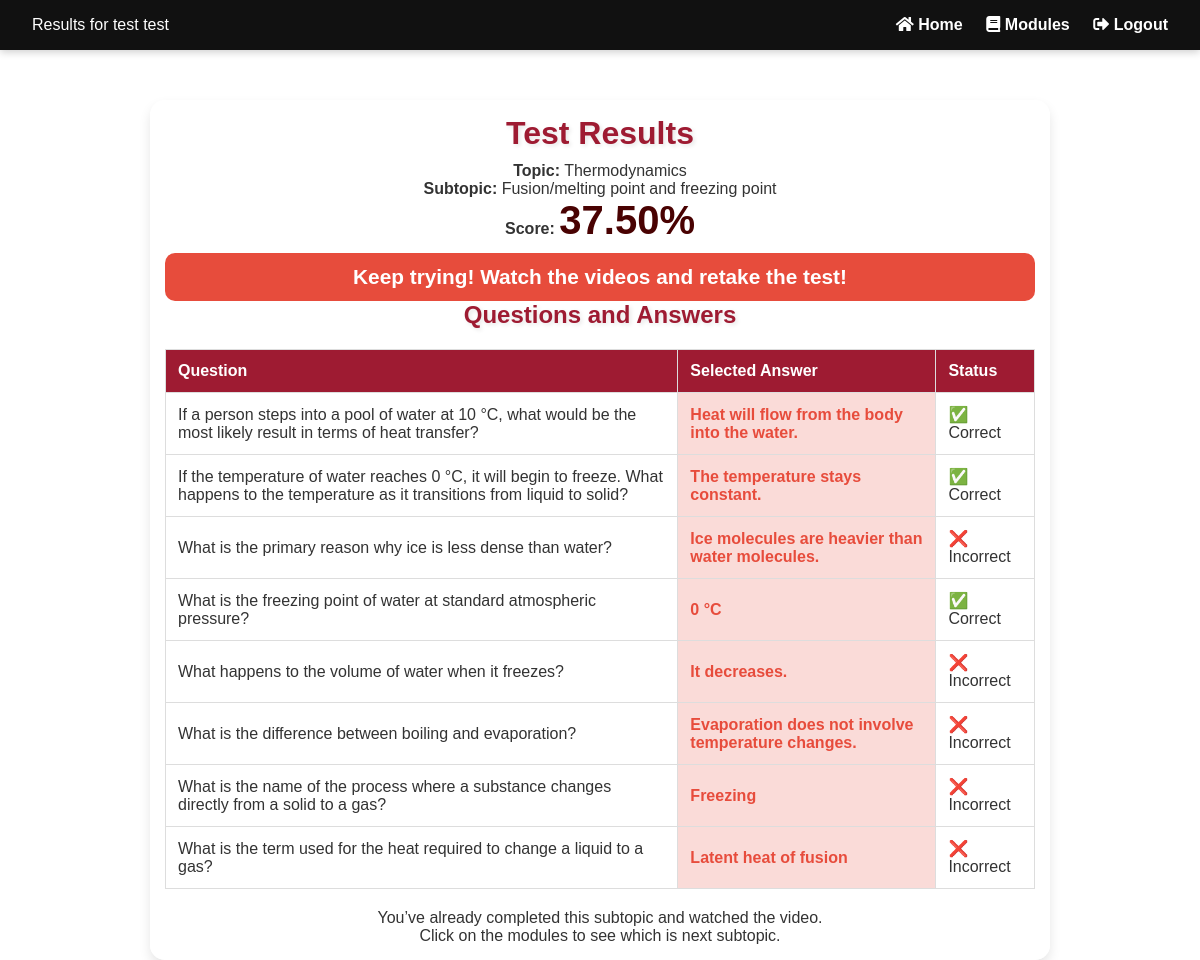
/test-results/1/1/ (signed in), run on the app's committed database.
### my_app/models.py (models this page shows, shortened)
class Topic(models.Model):
    topic_id = models.AutoField(primary_key=True)
    topic_name = models.CharField(max_length=30)
    topic_order = models.IntegerField()

class Subtopic(models.Model):
    topic = models.ForeignKey(Topic, related_name="subtopics", on_delete=models.CASCADE)
    subtopic_id = models.AutoField(primary_key=True)
    subtopic_name = models.CharField(max_length=255)
    subtopic_order_number = models.IntegerField()

class Assessment(models.Model):
    assessment_id = models.AutoField(primary_key=True)
    student = models.ForeignKey(Student, on_delete=models.CASCADE, to_field="student_id")
    date_taken = models.DateTimeField(auto_now_add=True)
    score = models.DecimalField(max_digits=5, decimal_places=2, default=0.00)
    topic = models.ForeignKey(Topic, related_name="assessments", on_delete=models.CASCADE)
    subtopic = models.ForeignKey(Subtopic, related_name="assessments", on_delete=models.CASCADE)
    level = models.CharField(max_length=15)
    questions = models.ManyToManyField(Question)

class AssessmentResponse(models.Model):
    response_id = models.AutoField(primary_key=True)
    assessment = models.ForeignKey(Assessment, on_delete=models.CASCADE)
    question = models.ForeignKey(Question, on_delete=models.CASCADE)
    selected_option = models.ForeignKey(Option, on_delete=models.SET_NULL, null=True)

class Question(models.Model):
    question_id = models.AutoField(primary_key=True)
    question_text = models.TextField()
    topic = models.ForeignKey(Topic, related_name="questions", on_delete=models.CASCADE)
    subtopic = models.ForeignKey(Subtopic, related_name="questions", on_delete=models.CASCADE)
    assigned_at = models.IntegerField(choices=[(0, 'Before Assignment'), (1, 'After Assignment')], default=0)
    difficulty_level = models.CharField(max_length=15, choices=[
        ('Beginner', 'Beginner'),
        ('Intermediate', 'Intermediate'),
        ('Advanced', 'Advanced'),
    ])

class Option(models.Model):
    option_id = models.AutoField(primary_key=True)
    question = models.ForeignKey(Question, on_delete=models.CASCADE, related_name="options")
    option_text = models.CharField(max_length=255)
    is_correct = models.BooleanField(default=False)

### my_app/views.py (the view)
# urls.py: path('test-results/<int:topic_id>/<int:subtopic_id>/', test_results, name='test_results'),
@login_required
def test_results(request, topic_id, subtopic_id):
    student = get_object_or_404(Student, user=request.user)
    if not student.can_take_experimental_test:
        try:
            topic = get_object_or_404(Topic, topic_id=topic_id)
            subtopic = get_object_or_404(Subtopic, subtopic_id=subtopic_id, topic=topic)
            assessment = Assessment.objects.filter(student=student, topic=topic).order_by("-date_taken").first()
            if not assessment:
                return JsonResponse({"error": "No assessment data found for this topic."}, status=404)
            responses = AssessmentResponse.objects.filter(assessment=assessment)
            score = assessment.score
            video_progress_entries = VideoProgress.objects.filter(student=student, subtopic=subtopic)
            video_data = []
            video_url = None
            progress = Progress.objects.filter(student=student, current_subtopic=subtopic).first()
            if not video_progress_entries.exists() and progress:
                progress.video_watched = True
                progress.save()
            for entry in video_progress_entries:
                if not entry.watched:
                    video_module = entry.video
                    video_url = video_module.url if video_module and progress and not progress.score_after else None
                    if video_url:
                        if "drive.google.com/file/d/" in video_url:
                            file_id = video_url.split('/d/')[1].split('/')[0]
                            video_url = f"https://drive.google.com/file/d/{file_id}/preview"
                        video_data.append({
                            "id": video_module.video_module_id,
                            "title": video_module.title,
                            "url": video_url
                        })
            context = {
                "student_name": f"{student.first_name} {student.last_name}",
                "topic": topic,
                "subtopic": subtopic,
                "score": score,
                "date_taken": assessment.date_taken,
                "responses": responses,
                "video_data": video_data,
                "video_url": video_url,
                "student_id": student.student_id,
                "score_after": progress.score_after if progress else None,
            }
            return render(request, "my_app/test_results.html", context)
        except Exception as e:
            print("Error in test_results:", e)
            return JsonResponse({"error": str(e)}, status=400)
    messages.error(request, "You are not authorized to access the normal test section.")
    return redirect('experiment_home')  # Replace with appropriate view name

### my_app/Templates/my_app/test_results.html (shortened to what this page needs)
{% load static %}
<!DOCTYPE html>
<html lang="en">
<head>
    <link rel="stylesheet" href="{% static 'CSS/testResults.css' %}?v=7">
    <link rel="stylesheet" href="https://cdnjs.cloudflare.com/ajax/libs/font-awesome/5.15.4/css/all.min.css">
</head>
<body>
    <nav class="navbar">
        <div class="left">
            <span class="welcome-text">Results for {{ student_name }}</span>
        </div>
        <div class="right">
            <a href="{% url 'home' %}" class="nav-link"><i class="fas fa-home"></i> Home</a>
            <a href="{% url 'modules' %}" class="nav-link"><i class="fas fa-book"></i> Modules</a>
            <a href="{% url 'logout' %}" class="nav-link"><i class="fas fa-sign-out-alt"></i> Logout</a>
        </div>
    </nav>
    <div class="results-container">
        <h1>Test Results</h1>
        <p><strong>Topic:</strong> {{ topic.topic_name }}</p>
        <p><strong>Subtopic:</strong> {{ subtopic.subtopic_name }}</p>
        <p><strong>Score:</strong> <span class="score">{{ score }}%</span></p>
        <div id="feedback-message"></div>
        <h2>Questions and Answers</h2>
        <table class="results-table">
            <thead>
                <tr>
                    <th>Question</th>
                    <th>Selected Answer</th>
                    <th>Status</th>
                </tr>
            </thead>
            <tbody>
                {% for response in responses %}
                <tr>
                    <td>{{ response.question.question_text }}</td>
                    <td class="{% if response.correct %}correct-answer{% else %}incorrect-answer{% endif %}">
                        {{ response.selected_option.option_text }}
                    </td>
                    <td>
                        {% if response.selected_option.is_correct %}
                            ✅ Correct
                        {% else %}
                            ❌ Incorrect
                        {% endif %}
                    </td>
                </tr>
                {% endfor %}
            </tbody>
        </table>
        <div class="learning-section">
            {% if video_url %}
                <h3>Missed a few questions? Watch the video module to improve!</h3>
                <a href="{% url 'learning_video' topic_id=topic.topic_id subtopic_id=subtopic.subtopic_id %}" class="watch-video-button">
                    Watch Learning Video
                </a>
            {% else %}
                {% if score_after %}
                    <p>You’ve already completed this subtopic and watched the video.</p>
                        <p>Click on the modules to see which is next subtopic.</p>
                {% else %}
                    <p>No video available or you might have already watched the video for this subtopic at the moment.</p>
                    <a href="{% url 'test' topic_id=topic.topic_id subtopic_id=subtopic.subtopic_id %}" class="start-btn">
                        Continue Test
                    </a>
                {% endif %}
            {% endif %}
        </div>
    </div>
</body>
</html>

### my_app/Static/CSS/testResults.css (style rules this page uses)
* { margin: 0; padding: 0; box-sizing: border-box; }
html { scroll-behavior: smooth; }
body { font-family: 'Arial', sans-serif; background-color: #fff; color: #333; height: 100vh; display: flex; flex-direction: column; align-items: center; }
.navbar { position: fixed; top: 0; width: 100%; padding: 1rem 2rem; background-color: #111; color: #fff; display: flex; justify-content: space-between; align-items: center; box-shadow: 0 2px 8px rgba(0, 0, 0, 0.2); z-index: 1000; }
.navbar .left .welcome-text { font-size: 1rem; font-weight: 500; }
.navbar .right a { margin-left: 1.2rem; color: #fff; text-decoration: none; font-weight: bold; transition: color 0.3s ease; }
.results-container { margin-top: 100px; max-width: 900px; width: 100%; padding: 15px; background: rgba(255, 255, 255, 0.9); border-radius: 15px; box-shadow: 0 6px 12px rgba(0, 0, 0, 0.1); text-align: center; }
.results-container h1, .results-container h2 { margin-bottom: 10px; color: #9e1b32; font-weight: bold; text-shadow: 2px 2px 4px rgba(0, 0, 0, 0.1); }
.score { font-size: 2.5rem; font-weight: bold; color: #490202; }
.feedback-message { margin-top: 10px; padding: 12px; font-size: 1.3rem; font-weight: bold; text-align: center; border-radius: 10px; transition: all 0.5s ease-in-out; }
.feedback-message.error { background: #e74c3c; color: #fff; }
.results-table { width: 100%; margin-top: 20px; border-collapse: collapse; }
.results-table th, .results-table td { padding: 12px; text-align: left; border: 1px solid #ddd; }
.results-table th { background-color: #9e1b32; color: #fff; }
.incorrect-answer { color: #e74c3c; background-color: #fadbd8; font-weight: bold; }
.learning-section { margin-top: 20px; }

### data on the page
Topic: topic_name "Thermodynamics"
Subtopic: subtopic_name "Fusion/melting point and freezing point"
Assessment: score "37.50"
AssessmentResponse: question.question_text "If a person steps into a pool of water at 10 °C, what would be the most likely result in terms of heat transfer?", selected_option.option_text "Heat will flow from the body into the water.", shows "✅ Correct"
AssessmentResponse: question.question_text "If the temperature of water reaches 0 °C, it will begin to freeze. What happens to the temperature as it transitions from liquid to solid?", selected_option.option_text "The temperature stays constant.", shows "✅ Correct"
AssessmentResponse: question.question_text "What is the primary reason why ice is less dense than water?", selected_option.option_text "Ice molecules are heavier than water molecules.", shows "❌ Incorrect"
AssessmentResponse: question.question_text "What is the freezing point of water at standard atmospheric pressure?", selected_option.option_text "0 °C", shows "✅ Correct"
AssessmentResponse: question.question_text "What happens to the volume of water when it freezes?", selected_option.option_text "It decreases.", shows "❌ Incorrect"
AssessmentResponse: question.question_text "What is the difference between boiling and evaporation?", selected_option.option_text "Evaporation does not involve temperature changes.", shows "❌ Incorrect"
AssessmentResponse: question.question_text "What is the name of the process where a substance changes directly from a solid to a gas?", selected_option.option_text "Freezing", shows "❌ Incorrect"
AssessmentResponse: question.question_text "What is the term used for the heat required to change a liquid to a gas?", selected_option.option_text "Latent heat of fusion", shows "❌ Incorrect"

### other printed values
{{ student_name }} "test test"
